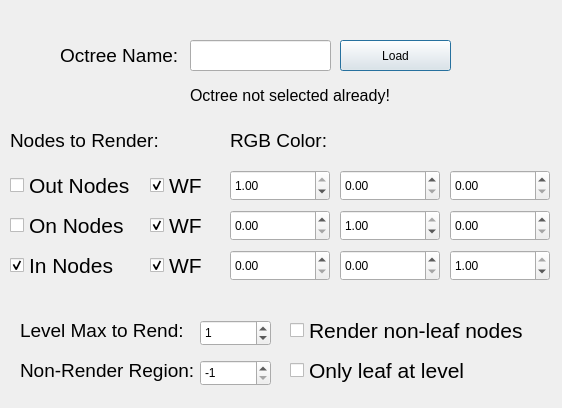
<?xml version="1.0" encoding="UTF-8"?>
<ui version="4.0">
 <class>OctreeViewOptions</class>
 <widget class="QDialog" name="OctreeViewOptions">
  <property name="geometry">
   <rect>
    <x>0</x>
    <y>0</y>
    <width>562</width>
    <height>408</height>
   </rect>
  </property>
  <property name="windowTitle">
   <string>Dialog</string>
  </property>
  <widget class="QLineEdit" name="octree_name">
   <property name="geometry">
    <rect>
     <x>190</x>
     <y>40</y>
     <width>141</width>
     <height>31</height>
    </rect>
   </property>
   <property name="text">
    <string/>
   </property>
  </widget>
  <widget class="QLabel" name="label_3">
   <property name="geometry">
    <rect>
     <x>60</x>
     <y>30</y>
     <width>131</width>
     <height>51</height>
    </rect>
   </property>
   <property name="font">
    <font>
     <pointsize>14</pointsize>
    </font>
   </property>
   <property name="text">
    <string>Octree Name:</string>
   </property>
  </widget>
  <widget class="QPushButton" name="pushButton">
   <property name="geometry">
    <rect>
     <x>340</x>
     <y>40</y>
     <width>111</width>
     <height>31</height>
    </rect>
   </property>
   <property name="text">
    <string>Load</string>
   </property>
  </widget>
  <widget class="QCheckBox" name="OutNodes">
   <property name="geometry">
    <rect>
     <x>10</x>
     <y>160</y>
     <width>141</width>
     <height>51</height>
    </rect>
   </property>
   <property name="font">
    <font>
     <pointsize>16</pointsize>
    </font>
   </property>
   <property name="text">
    <string>Out Nodes</string>
   </property>
  </widget>
  <widget class="QCheckBox" name="OnNodes">
   <property name="geometry">
    <rect>
     <x>10</x>
     <y>200</y>
     <width>141</width>
     <height>51</height>
    </rect>
   </property>
   <property name="font">
    <font>
     <pointsize>16</pointsize>
    </font>
   </property>
   <property name="text">
    <string>On Nodes</string>
   </property>
  </widget>
  <widget class="QCheckBox" name="InNodes">
   <property name="geometry">
    <rect>
     <x>10</x>
     <y>240</y>
     <width>141</width>
     <height>51</height>
    </rect>
   </property>
   <property name="font">
    <font>
     <pointsize>16</pointsize>
    </font>
   </property>
   <property name="text">
    <string>In Nodes</string>
   </property>
   <property name="checked">
    <bool>true</bool>
   </property>
   <property name="tristate">
    <bool>false</bool>
   </property>
  </widget>
  <widget class="QDoubleSpinBox" name="Out_G">
   <property name="geometry">
    <rect>
     <x>340</x>
     <y>170</y>
     <width>100</width>
     <height>31</height>
    </rect>
   </property>
   <property name="minimum">
    <double>0.000000000000000</double>
   </property>
   <property name="maximum">
    <double>1.000000000000000</double>
   </property>
   <property name="singleStep">
    <double>0.100000000000000</double>
   </property>
   <property name="value">
    <double>0.000000000000000</double>
   </property>
  </widget>
  <widget class="QDoubleSpinBox" name="Out_B">
   <property name="geometry">
    <rect>
     <x>450</x>
     <y>170</y>
     <width>100</width>
     <height>31</height>
    </rect>
   </property>
   <property name="minimum">
    <double>0.000000000000000</double>
   </property>
   <property name="maximum">
    <double>1.000000000000000</double>
   </property>
   <property name="singleStep">
    <double>0.100000000000000</double>
   </property>
   <property name="value">
    <double>0.000000000000000</double>
   </property>
  </widget>
  <widget class="QLabel" name="label_4">
   <property name="geometry">
    <rect>
     <x>230</x>
     <y>120</y>
     <width>171</width>
     <height>41</height>
    </rect>
   </property>
   <property name="font">
    <font>
     <pointsize>14</pointsize>
    </font>
   </property>
   <property name="text">
    <string>RGB Color:</string>
   </property>
  </widget>
  <widget class="QDoubleSpinBox" name="Out_R">
   <property name="geometry">
    <rect>
     <x>230</x>
     <y>170</y>
     <width>100</width>
     <height>31</height>
    </rect>
   </property>
   <property name="minimum">
    <double>0.000000000000000</double>
   </property>
   <property name="maximum">
    <double>1.000000000000000</double>
   </property>
   <property name="singleStep">
    <double>0.100000000000000</double>
   </property>
   <property name="value">
    <double>1.000000000000000</double>
   </property>
  </widget>
  <widget class="QDoubleSpinBox" name="On_R">
   <property name="geometry">
    <rect>
     <x>230</x>
     <y>210</y>
     <width>100</width>
     <height>31</height>
    </rect>
   </property>
   <property name="minimum">
    <double>0.000000000000000</double>
   </property>
   <property name="maximum">
    <double>1.000000000000000</double>
   </property>
   <property name="singleStep">
    <double>0.100000000000000</double>
   </property>
   <property name="value">
    <double>0.000000000000000</double>
   </property>
  </widget>
  <widget class="QDoubleSpinBox" name="On_G">
   <property name="geometry">
    <rect>
     <x>340</x>
     <y>210</y>
     <width>100</width>
     <height>31</height>
    </rect>
   </property>
   <property name="minimum">
    <double>0.000000000000000</double>
   </property>
   <property name="maximum">
    <double>1.000000000000000</double>
   </property>
   <property name="singleStep">
    <double>0.100000000000000</double>
   </property>
   <property name="value">
    <double>1.000000000000000</double>
   </property>
  </widget>
  <widget class="QDoubleSpinBox" name="On_B">
   <property name="geometry">
    <rect>
     <x>450</x>
     <y>210</y>
     <width>100</width>
     <height>31</height>
    </rect>
   </property>
   <property name="minimum">
    <double>0.000000000000000</double>
   </property>
   <property name="maximum">
    <double>1.000000000000000</double>
   </property>
   <property name="singleStep">
    <double>0.100000000000000</double>
   </property>
   <property name="value">
    <double>0.000000000000000</double>
   </property>
  </widget>
  <widget class="QDoubleSpinBox" name="In_B">
   <property name="geometry">
    <rect>
     <x>450</x>
     <y>250</y>
     <width>100</width>
     <height>31</height>
    </rect>
   </property>
   <property name="minimum">
    <double>0.000000000000000</double>
   </property>
   <property name="maximum">
    <double>1.000000000000000</double>
   </property>
   <property name="singleStep">
    <double>0.100000000000000</double>
   </property>
   <property name="value">
    <double>1.000000000000000</double>
   </property>
  </widget>
  <widget class="QDoubleSpinBox" name="In_G">
   <property name="geometry">
    <rect>
     <x>340</x>
     <y>250</y>
     <width>100</width>
     <height>31</height>
    </rect>
   </property>
   <property name="minimum">
    <double>0.000000000000000</double>
   </property>
   <property name="maximum">
    <double>1.000000000000000</double>
   </property>
   <property name="singleStep">
    <double>0.100000000000000</double>
   </property>
   <property name="value">
    <double>0.000000000000000</double>
   </property>
  </widget>
  <widget class="QDoubleSpinBox" name="In_R">
   <property name="geometry">
    <rect>
     <x>230</x>
     <y>250</y>
     <width>100</width>
     <height>31</height>
    </rect>
   </property>
   <property name="minimum">
    <double>0.000000000000000</double>
   </property>
   <property name="maximum">
    <double>1.000000000000000</double>
   </property>
   <property name="singleStep">
    <double>0.100000000000000</double>
   </property>
   <property name="value">
    <double>0.000000000000000</double>
   </property>
  </widget>
  <widget class="QLabel" name="label_2">
   <property name="geometry">
    <rect>
     <x>20</x>
     <y>310</y>
     <width>221</width>
     <height>41</height>
    </rect>
   </property>
   <property name="font">
    <font>
     <pointsize>14</pointsize>
    </font>
   </property>
   <property name="text">
    <string>Level Max to Rend:</string>
   </property>
  </widget>
  <widget class="QDoubleSpinBox" name="maxlvl">
   <property name="geometry">
    <rect>
     <x>200</x>
     <y>320</y>
     <width>71</width>
     <height>26</height>
    </rect>
   </property>
   <property name="decimals">
    <number>0</number>
   </property>
   <property name="minimum">
    <double>-9990.000000000000000</double>
   </property>
   <property name="maximum">
    <double>10000.000000000000000</double>
   </property>
   <property name="value">
    <double>1.000000000000000</double>
   </property>
  </widget>
  <widget class="QCheckBox" name="OutNodes_WF">
   <property name="geometry">
    <rect>
     <x>150</x>
     <y>160</y>
     <width>61</width>
     <height>51</height>
    </rect>
   </property>
   <property name="font">
    <font>
     <pointsize>16</pointsize>
    </font>
   </property>
   <property name="text">
    <string>WF</string>
   </property>
   <property name="checked">
    <bool>true</bool>
   </property>
  </widget>
  <widget class="QCheckBox" name="OnNodes_WF">
   <property name="geometry">
    <rect>
     <x>150</x>
     <y>200</y>
     <width>61</width>
     <height>51</height>
    </rect>
   </property>
   <property name="font">
    <font>
     <pointsize>16</pointsize>
    </font>
   </property>
   <property name="text">
    <string>WF</string>
   </property>
   <property name="checked">
    <bool>true</bool>
   </property>
  </widget>
  <widget class="QCheckBox" name="InNodes_WF">
   <property name="geometry">
    <rect>
     <x>150</x>
     <y>240</y>
     <width>61</width>
     <height>51</height>
    </rect>
   </property>
   <property name="font">
    <font>
     <pointsize>16</pointsize>
    </font>
   </property>
   <property name="text">
    <string>WF</string>
   </property>
   <property name="checked">
    <bool>true</bool>
   </property>
  </widget>
  <widget class="QLabel" name="label_5">
   <property name="geometry">
    <rect>
     <x>10</x>
     <y>120</y>
     <width>171</width>
     <height>41</height>
    </rect>
   </property>
   <property name="font">
    <font>
     <pointsize>14</pointsize>
    </font>
   </property>
   <property name="text">
    <string>Nodes to Render:</string>
   </property>
  </widget>
  <widget class="QLabel" name="label">
   <property name="geometry">
    <rect>
     <x>190</x>
     <y>80</y>
     <width>261</width>
     <height>31</height>
    </rect>
   </property>
   <property name="font">
    <font>
     <pointsize>12</pointsize>
    </font>
   </property>
   <property name="text">
    <string>Octree not selected already!</string>
   </property>
  </widget>
  <widget class="QCheckBox" name="InNodes_2">
   <property name="geometry">
    <rect>
     <x>290</x>
     <y>300</y>
     <width>251</width>
     <height>61</height>
    </rect>
   </property>
   <property name="font">
    <font>
     <pointsize>16</pointsize>
    </font>
   </property>
   <property name="text">
    <string>Render non-leaf nodes</string>
   </property>
   <property name="checked">
    <bool>false</bool>
   </property>
   <property name="tristate">
    <bool>false</bool>
   </property>
  </widget>
  <widget class="QLabel" name="label_6">
   <property name="geometry">
    <rect>
     <x>20</x>
     <y>350</y>
     <width>191</width>
     <height>41</height>
    </rect>
   </property>
   <property name="font">
    <font>
     <pointsize>14</pointsize>
    </font>
   </property>
   <property name="text">
    <string>Non-Render Region:</string>
   </property>
  </widget>
  <widget class="QDoubleSpinBox" name="maxlvl_2">
   <property name="geometry">
    <rect>
     <x>200</x>
     <y>360</y>
     <width>71</width>
     <height>26</height>
    </rect>
   </property>
   <property name="decimals">
    <number>0</number>
   </property>
   <property name="minimum">
    <double>-1.000000000000000</double>
   </property>
   <property name="maximum">
    <double>7.000000000000000</double>
   </property>
   <property name="value">
    <double>-1.000000000000000</double>
   </property>
  </widget>
  <widget class="QCheckBox" name="InNodes_3">
   <property name="geometry">
    <rect>
     <x>290</x>
     <y>350</y>
     <width>251</width>
     <height>41</height>
    </rect>
   </property>
   <property name="font">
    <font>
     <pointsize>16</pointsize>
    </font>
   </property>
   <property name="text">
    <string>Only leaf at level</string>
   </property>
   <property name="checked">
    <bool>false</bool>
   </property>
   <property name="tristate">
    <bool>false</bool>
   </property>
  </widget>
 </widget>
 <resources/>
 <connections/>
</ui>
